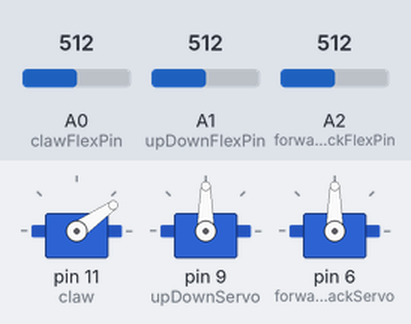
The sketch below on a simulated Arduino Uno, built with avr-gcc and run on an emulated ATmega328P. Parts: 3 × servo. The test bench sets the inputs (shaded band); at power-on: A0 (clawFlexPin) = 512, A1 (upDownFlexPin) = 512, A2 (forwardBackFlexPin) = 512.

Above: at 1.2 s.
1.3 s: A0 (clawFlexPin) set to 716
At 2.5 s:
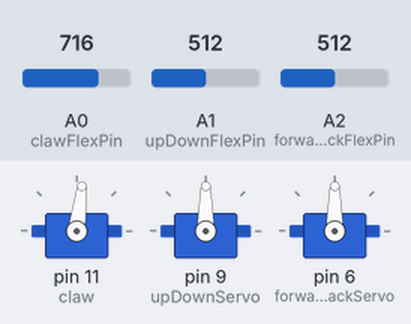
2.8 s: A1 (upDownFlexPin) set to 900
At 4.0 s:
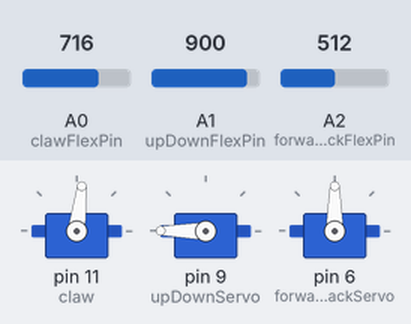
4.3 s: A2 (forwardBackFlexPin) set to 900
At 5.0 s:
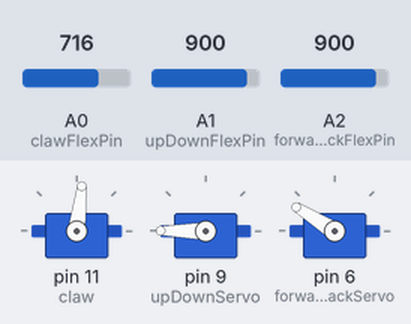
5.8 s: A2 (forwardBackFlexPin) set to 1023
At 6.5 s:
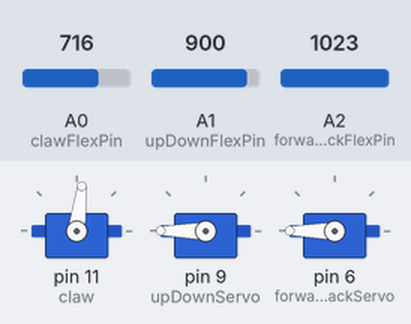
7.3 s: A0 (clawFlexPin) set to 900
At 8.5 s:
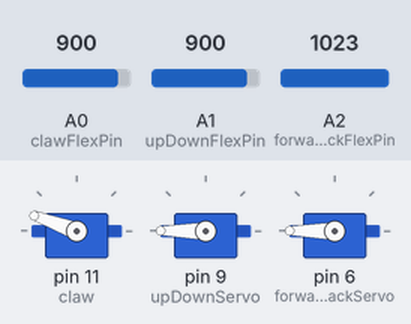
8.8 s: A1 (upDownFlexPin) set to 716
At 10.0 s:
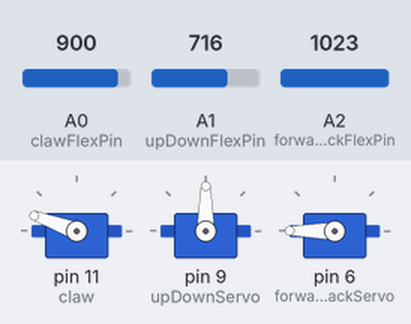
Timing chart, 0 to 11.3 s (numbered marks = the images above; inputs shaded):
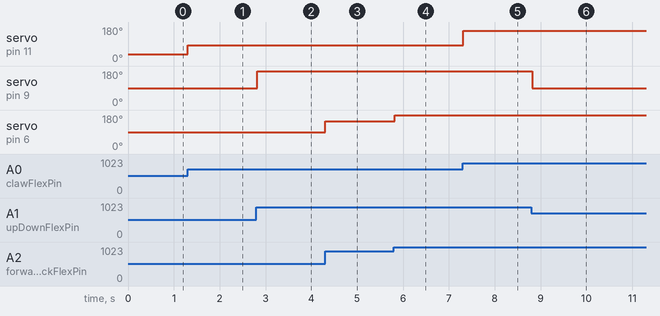

The sketch:

bendTest1.ino
```cpp
#include <Servo.h>

Servo claw;
Servo upDownServo;
Servo forwardBackServo;
const int clawFlexPin = 0;
const int upDownFlexPin = 1;
const int forwardBackFlexPin = 2;
void setup() {
  Serial.begin(9600);
  claw.attach(11);
  claw.write(35);
  upDownServo.attach(9);
  upDownServo.write(90);
  forwardBackServo.attach(6);
  forwardBackServo.write(90);
}

void loop() {
  int clawFlexPosition;    // Input value from the analog pin.
  int clawServoPosition;   // Output value to the servo.

  int upDownFlexPosition;
  int upDownServoPosition;

  int forwardBackFlexPosition;
  int forwardBackServoPosition;
  // Read the position of the flex sensor (0 to 1023):

  clawFlexPosition = analogRead(clawFlexPin);
  upDownFlexPosition = analogRead(upDownFlexPin);
  forwardBackFlexPosition = analogRead(forwardBackFlexPin);
    // Because the voltage divider circuit only returns a portion
  // of the 0-1023 range of analogRead(), we'll map() that range
  // to the servo's range of 0 to 180 degrees. The flex sensors
  // we use are usually in the 600-900 range:

  clawServoPosition = map(clawFlexPosition, 600, 900, 35, 160);
  clawServoPosition = constrain(clawServoPosition, 35, 160);

  upDownServoPosition = map(upDownFlexPosition, 740, 900, 90, 180);
  upDownServoPosition = constrain(upDownServoPosition, 90, 180);

  forwardBackServoPosition = map(forwardBackFlexPosition, 770, 970, 90, 180);
  forwardBackServoPosition = constrain(forwardBackServoPosition, 90, 180);

  claw.write(clawServoPosition);
  upDownServo.write(upDownServoPosition);
  forwardBackServo.write(forwardBackServoPosition);
   // print out our values to the serial monitor window:

//  Serial.print("sensor: ");
//  Serial.print(flexposition);
//  Serial.print("  servo: ");
//  Serial.println(servoposition);

 delay(20);  // wait 20ms between servo updates
}
```

Measured:
- after the input at 1.3 s, servo on pin 11 (claw): 35° → 83° at once
- after the input at 2.8 s, servo on pin 9 (upDownServo): 90° → 180° at once
- after the input at 4.3 s, servo on pin 6 (forwardBackServo): 90° → 148° at once
- after the input at 5.8 s, servo on pin 6 (forwardBackServo): 148° → 180° at once
- after the input at 7.3 s, servo on pin 11 (claw): 83° → 160° at once
- after the input at 8.8 s, servo on pin 9 (upDownServo): 180° → 90° at once
